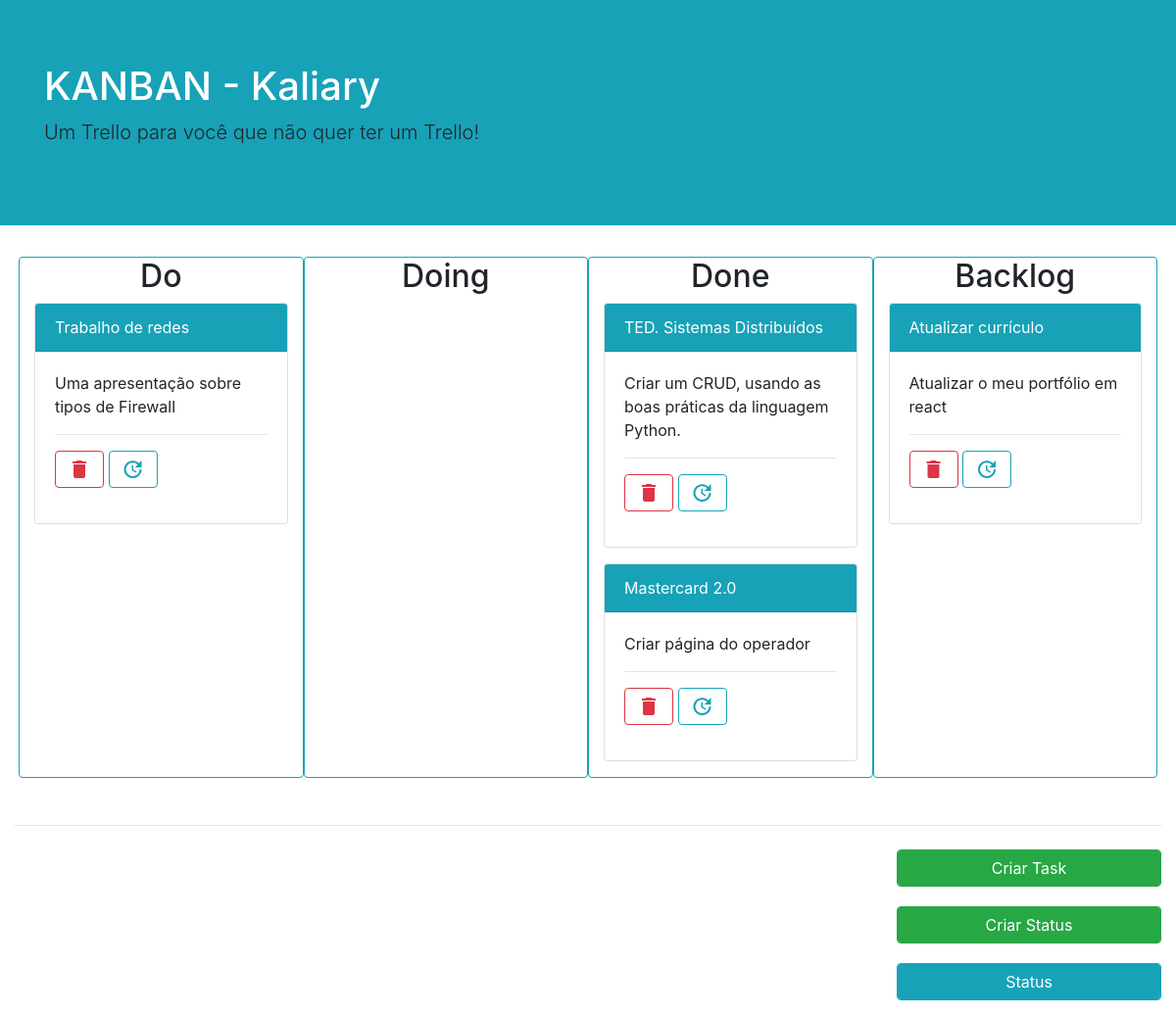
The page / on the database its author committed.
### task/models.py (models this page shows)
class Status(models.Model):
    name = models.CharField(max_length=255)

class Description(models.Model):
    content = models.TextField()
    name = models.CharField(max_length=255, null=True)
    status = models.ForeignKey(
        'Status',
        on_delete=models.CASCADE,
        )
    created_at = models.DateTimeField(auto_now_add=True)

### task/views.py (the view)
# urls.py: 2. Add a URL to urlpatterns:  path('', views.home, name='home')
def home(request):
    name = "Kaliary"
    tasks = Description.objects.all()
    status = Status.objects.all()
    context = {
        'name': name,
        'tasks': tasks,
        'status': status,
    }
    return render(request, 'task/home.html', context)

### templates/task/home.html (shortened to what this page needs)
<!DOCTYPE html>
<html lang="pt-BR">
<head>
    <link rel="stylesheet" href="https://stackpath.bootstrapcdn.com/bootstrap/4.4.1/css/bootstrap.min.css">
</head>
<body>
    <div class="jumbotron jumbotron-fluid bg-info">
      <div class="container">
        <h1 class="display-5 text-white">KANBAN - {{ name }}</h1>
        <p class="lead">Um Trello para você que não quer ter um Trello!</p>
      </div>
    </div>
    <div class="container-fluid">
        <div class="row ml-1 mr-1 mb-5">
            {% for st in status %}
                <div class="col-md-3 border border-info rounded">
                    <h2 class="text-center">{{  st.name }}</h2>
                    {% for task in tasks %}
                        {% if task.status.name == st.name %}
                            <div class="card mb-3">
                                <div class="card-header bg-info text-white">
                                    {{ task.name }}
                                </div>
                                <div class="card-body">
                                    <p class="card-text"> {{ task.content }}</p>
                                    <hr>
                                    <form class="form-group" method="post" action="{% url 'task-destroy' id=task.id %}" style="display: inline-block;">
                                        <button class="btn btn-outline-danger form-control rounded" style="width: 50px;">
                                            <i class="material-icons">delete</i>
                                        </button>
                                    </form>
                                    <form class="form-group" method="post" action="{% url 'task-edit' id=task.id %}" style="display: inline-block;">
                                        <button class="btn btn-outline-info form-control rounded" style="width: 50px;">
                                            <i class="material-icons">update</i>
                                        </button>
                                    </form>
                                </div>
                            </div>
                        {% endif %}
                    {% endfor %}
                </div>
            {% endfor %}
        </div>
        <hr>
        <div class="row mt-4 justify-content-end">
            <div class="col-md-3">
                <form class="form-group" method="get" action="{% url 'task-create' %}">
                    <button class="btn btn-success btn-block form-control">Criar Task</button>
                </form>
            </div>
        </div>
        <div class="row mt-1 justify-content-end">
            <div class="col-md-3">
                <form class="form-group" method="get" action="{% url 'status-create' %}">
                    <button class="btn btn-success btn-block form-control">Criar Status</button>
                </form>
            </div>
        </div>
        <div class="row mt-1 justify-content-end">
            <div class="col-md-3">
                <form class="form-group" method="get" action=" {% url 'status-list' %}">
                    <button class="btn btn-info btn-block form-control">Status</button>
                </form>
            </div>
        </div>
    </div>
</body>
</html>

### rows shown on the page
Status: name "Do"
Description: name "Trabalho de redes", content "Uma apresentação sobre tipos de Firewall"
Status: name "Doing"
Status: name "Done"
Description: name "TED. Sistemas Distribuídos", content "Criar um CRUD, usando as boas práticas da linguagem Python."
Description: name "Mastercard 2.0", content "Criar página do operador"
Status: name "Backlog"
Description: name "Atualizar currículo", content "Atualizar o meu portfólio em react"

### other values the page prints
{{ name }} "Kaliary"
